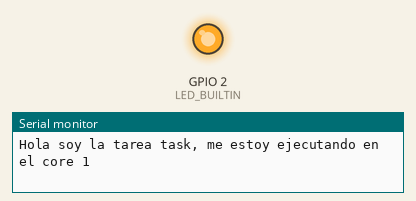
A sketch run on a simulated ESP32. On the bench: output pins drawn as LEDs (lit = HIGH), the last lines printed to the serial monitor.

Above: at 2.5 s.
At 7.5 s:
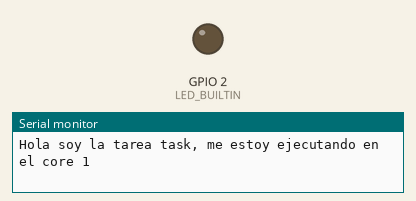
Timing chart, 0 to 13.0 s (numbered marks = the images above):
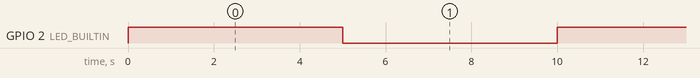

Measured:
- by itself, GPIO 2 (LED_BUILTIN): alternates HIGH for 5.0 s and LOW for 5.0 s

The sketch:

parte2con2tareas.ino
```cpp
#include <Arduino.h>

TaskHandle_t Task1;
TaskHandle_t Task2;


void setup() {
  Serial.begin(115200);

  // Crear tarea 1 que escribe en el puerto serial cada 100 ms
  xTaskCreatePinnedToCore(
    taskFunction1,     // Función de la tarea
    "Task1",       // Nombre de la tarea
    10000,         // Tamaño de la pila de la tarea
    NULL,          // Parámetro de la tarea
    1,             // Prioridad de la tarea
    &Task1,        // Manejador de la tarea
    0              // Asignar tarea al núcleo 0
  );

  // Crear tarea 2 que enciende y apaga el LED integrado cada 5 segundos
  xTaskCreatePinnedToCore(
    taskFunction2,     // Función de la tarea
    "Task2",       // Nombre de la tarea
    10000,         // Tamaño de la pila de la tarea
    NULL,          // Parámetro de la tarea
    1,             // Prioridad de la tarea
    &Task2,        // Manejador de la tarea
    1              // Asignar tarea al núcleo 1
  );
}

// Tarea 1: escribe en el puerto serial cada 100 ms
void taskFunction1(void * pvParameters) {
  for (;;) {
    Serial.printf("Hola soy la tarea %s, me estoy ejecutando en el core %d\n", pcTaskGetName(NULL), xPortGetCoreID());
    vTaskDelay(pdMS_TO_TICKS(1000)); // Esperar 100 ms
  }
}

// Tarea 2: enciende y apaga el LED integrado cada 5 segundos
void taskFunction2(void *pvParameters) {
  pinMode(LED_BUILTIN, OUTPUT);
  for (;;) {
    digitalWrite(LED_BUILTIN, HIGH);
    vTaskDelay(pdMS_TO_TICKS(5000));
    digitalWrite(LED_BUILTIN, LOW);
    vTaskDelay(pdMS_TO_TICKS(5000));
  }
}

void loop() {
  // No hay tarea específica en el loop
}
```
